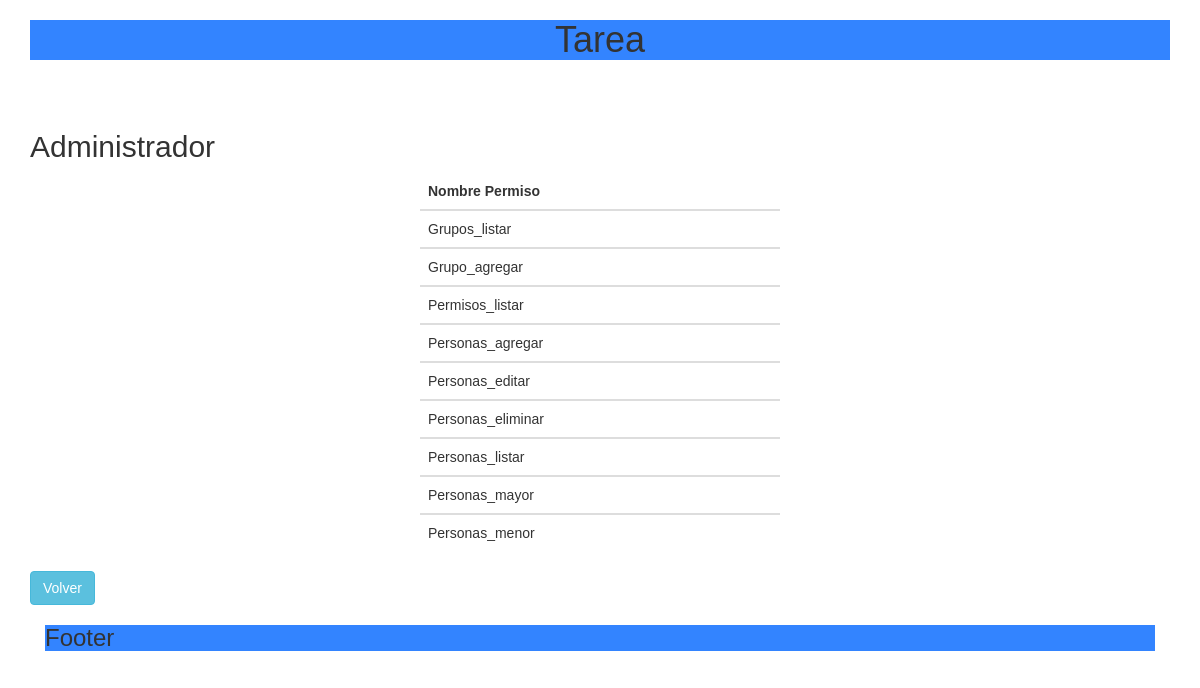
Screenshot of /verGrupo.php?grupoID=1 with the database file from the repository.
### tables this page shows
CREATE TABLE `grupos` (
  `id` int(11) NOT NULL,
  `name` varchar(255) NOT NULL
);

CREATE TABLE `permisos` (
  `id` int(11) NOT NULL,
  `name` varchar(255) NOT NULL
);

### functions/funciones.php (called while the page is built, shortened)
<?php
function getGrupo($id) {
    $pdo = conectar();
    $statement = $pdo->prepare("SELECT *"
            . "FROM grupos WHERE id = $id");
    $statement->execute();
    $result = $statement->fetchAll();
    return $result;
}
function getGrupoConPermisos($id) {
    $pdo = conectar();
    $statement = $pdo->prepare("SELECT g.id AS grupo_id, g.name AS grupo_nombre, p.id AS permiso_id, p.name AS permiso_nombre
                               FROM grupos g INNER JOIN grupos_permisos gp ON
                                     g.id = gp.grupo_id INNER JOIN permisos p ON
                                     p.id = gp.permisos_id
                               WHERE g.id = $id");
    $statement->execute();
    $result = $statement->fetchAll();
    return $result;
}
?>

### web/verGrupo.php (the view, shortened to what this page needs)
<?php
require_once("../functions/funciones.php");
?>
<!DOCTYPE html>
<html>
    <head>
    </head>
    <body>
        <br/>
        <br/>
        <?php
        $grupo = $_GET['grupoID'];
        $busquedaGrupo = getGrupoConPermisos($grupo);
        $obtenerGrupo = getGrupo($grupo);
        ?>
        <h2> <?php echo ucfirst($obtenerGrupo[0]['name']) ?></h2>
        <div class="row">
            <div class="col-sm-4 col-sm-offset-4">
                <table class='table'>
                    <thead>
                        <tr>
                            <th>Nombre Permiso</th>
                        </tr>
                    </thead>
                    <?php
                    foreach ($busquedaGrupo as $grupo) {
                        ?>
                        <tbody>
                            <tr>
                                <td><?php echo ucfirst($grupo['permiso_nombre']) ?></td>
                            </tr>
                        </tbody>
                        <?php
                    }
                    ?>
                </table>
            </div>
        </div>
        <a href="verGrupos.php" class="btn btn-info">Volver</a>
    </body>
</html>

### web/css/main.css (style rules this page uses)
body { font-family: sans-serif; }

### rows the page displays
grupos: name "Administrador", permisos.name "Grupos_listar", permisos.name "Grupo_agregar", permisos.name "Permisos_listar", permisos.name "Personas_agregar", permisos.name "Personas_editar", permisos.name "Personas_eliminar", permisos.name "Personas_listar", permisos.name "Personas_mayor", permisos.name "Personas_menor"
